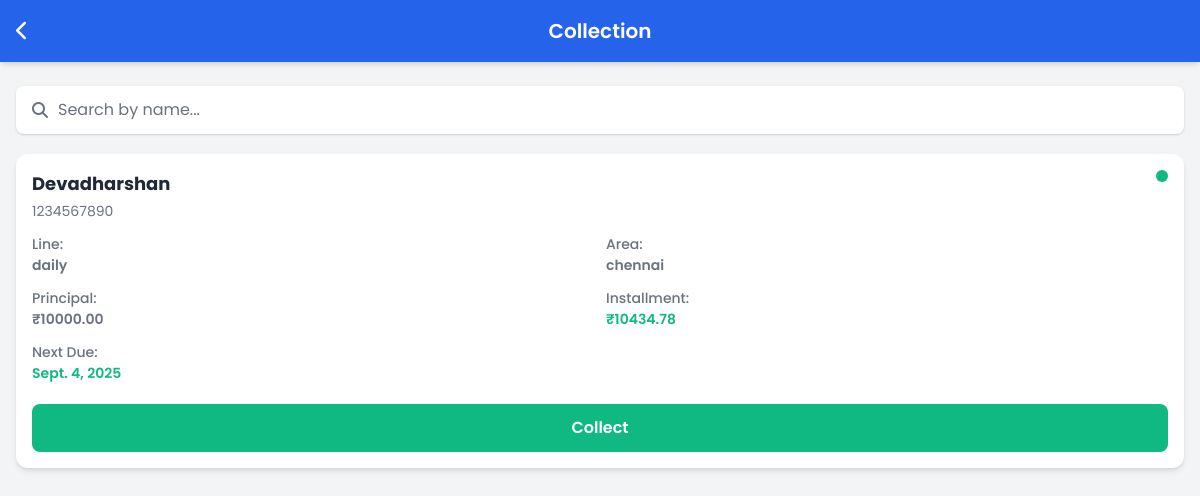
Page /collection_list/ (signed in) on the committed database.
### apis/models.py (models this page shows, shortened)
class Customer(models.Model):
    STATUS_CHOICES = [
        ('active', 'Active'),
        ('inactive', 'Inactive'),
    ]
    customer_name = models.CharField(max_length=255, blank=True, null=True)
    customer_code = models.CharField(max_length=50, unique=True, blank=True, null=True)
    mobile_number = models.CharField(max_length=15, blank=True, null=True)
    line = models.ForeignKey(Line, on_delete=models.SET_NULL, null=True, blank=True)
    area = models.ForeignKey(Area, on_delete=models.SET_NULL, null=True, blank=True)
    status = models.CharField(max_length=10, choices=STATUS_CHOICES, default='active')
    maximum_loan_amount = models.DecimalField(max_digits=10, decimal_places=2, null=True, blank=True)
    address = models.TextField(blank=True, null=True)
    created_by = models.ForeignKey(
        User, on_delete=models.SET_NULL, null=True, related_name='created_customers'
    )
    created_at = models.DateTimeField(auto_now_add=True)
    loan = models.OneToOneField('Loan', on_delete=models.SET_NULL, null=True, blank=True, related_name='customer_loan')

class Line(models.Model):
    LINE_TYPES = [
        ('Daily', 'Daily'),
        ('Weekly', 'Weekly'),
        ('Monthly', 'Monthly'),
    ]
    line_name = models.CharField(max_length=100, null=True, blank=True)
    line_type = models.CharField(max_length=20, choices=LINE_TYPES)
    interest_per_hundred = models.DecimalField(max_digits=10, decimal_places=2)
    bill_amt_per_100 = models.DecimalField(max_digits=10, decimal_places=2, null=True, blank=True)
    num_of_installments = models.PositiveIntegerField()
    bad_loan_days = models.PositiveIntegerField()
    created_by = models.ForeignKey(
        User, on_delete=models.SET_NULL, null=True, related_name='created_lines'
    )
    created_at = models.DateTimeField(default=timezone.now)
    class Meta:
        ordering = ['-created_at']

class Area(models.Model):
    name = models.CharField(max_length=255, unique=True)
    created_by = models.ForeignKey(User, on_delete=models.SET_NULL, null=True, blank=True)

class Loan(models.Model):
    line = models.ForeignKey(Line, on_delete=models.CASCADE)
    area = models.ForeignKey('Area', on_delete=models.SET_NULL, null=True, blank=True)
    principal_amount = models.DecimalField(max_digits=10, decimal_places=2)
    total_interest_amount = models.DecimalField(max_digits=10, decimal_places=2, null=True, blank=True)
    installment_amount = models.DecimalField(max_digits=10, decimal_places=2, null=True, blank=True)
    total_amount_to_pay = models.DecimalField(max_digits=10, decimal_places=2, null=True, blank=True)
    num_of_installments = models.IntegerField(null=True, blank=True)
    next_due_date = models.DateField(null=True, blank=True)
    created_by = models.ForeignKey(
        User, on_delete=models.SET_NULL, null=True, related_name='created_loans'
    )
    created_at = models.DateTimeField(auto_now_add=True)

### apis/views.py (the view)
# urls.py: path('collection_list/', views.collection_list, name='collection_list'),
def collection_list(request):
    user = request.user
    today = timezone.now().date()
    customers = Customer.objects.select_related('loan', 'line', 'area').filter(created_by=user)
    selected_date = request.GET.get("date")
    selected_line = request.GET.get("line")
    selected_area = request.GET.get("area")
    if selected_date:
        try:
            date_obj = datetime.strptime(selected_date, "%Y-%m-%d").date()
            customers = customers.filter(loan__next_due_date__lte=date_obj)
        except ValueError:
            pass
    if selected_line and selected_line != "all":
        customers = customers.filter(line_id=selected_line)
    if selected_area and selected_area != "all":
        customers = customers.filter(area_id=selected_area)
    for customer in customers:
        loan = getattr(customer, 'loan', None)
        if not loan:
            customer.adjusted_installment = 0
            customer.bad_loan_days = 0
            customer.bad_loan_amount = 0
            continue
        if loan.next_due_date:
            overdue_days = max(0, (today - loan.next_due_date).days)
        else:
            overdue_days = 0
        bad_percent_per_day = getattr(customer.line, 'bad_loan_days', 0) if customer.line else 0
        penalty_amount = loan.installment_amount * overdue_days * bad_percent_per_day / 100
        customer.adjusted_installment = round(loan.installment_amount + penalty_amount, 2)
        customer.bad_loan_days = overdue_days
        customer.bad_loan_amount = round(penalty_amount, 2)
    context = {
        "customers": customers.order_by('loan__next_due_date'),
        "selected_date": selected_date,
        "today": today,
    }
    return render(request, "core/collectionlist.html", context)

### apis/templates/core/collectionlist.html (shortened to what this page needs)
{% extends "core/base.html" %}
{% block content %}
<header class="header">
  <a href="{% url 'collection' %}" class="header-back"><i class="fas fa-chevron-left"></i></a>
  <div class="header-title">Collection</div>
</header>
<main class="main-content">
  <div class="search-bar">
    <i class="fas fa-search"></i>
    <input type="search" id="search-input" placeholder="Search by name...">
  </div>
  {% if customers %}
    <div id="customer-list">
      {% for customer in customers %}
        {% if customer.loan %}
          {% with loan=customer.loan %}
<div class="customer-card">
  <div class="customer-header">
    <div class="customer-info">
      <div class="name">{{ customer.customer_name }}</div>
      <div class="mobile">{{ customer.mobile_number }}</div>
    </div>
    <div class="status-dot
      {% if customer.bad_loan_days|default:0 > 0 %}overdue
      {% elif customer.is_collected %}collected
      {% else %}on-time{% endif %}">
    </div>
  </div>
  <div class="customer-details-grid">
    <span>Line: <strong>{{ customer.line.line_name|default:"-" }}</strong></span>
    <span>Area: <strong>{{ customer.area.name|default:"-" }}</strong></span>
    <span>Principal: <strong class="principal-amount">₹{{ customer.loan.principal_amount|floatformat:2 }}</strong></span>
    <span>Installment:
      <strong class="installment-amount {% if customer.bad_loan_days|default:0 > 0 %}overdue{% else %}on-time{% endif %}">
        ₹{{ customer.adjusted_installment|default:customer.loan.installment_amount|floatformat:2 }}
      </strong>
    </span>
    <span>Next Due:
      <strong class="next-due {% if customer.loan.next_due_date and customer.loan.next_due_date < today %}overdue{% else %}on-time{% endif %}">
        {{ customer.loan.next_due_date|default:"-" }}
      </strong>
    </span>
  </div>
  <button class="btn-collect" onclick="collectPayment('{{ customer.id }}', this)">
    {% if customer.bad_loan_days|default:0 > 0 %}Collect (Overdue){% else %}Collect{% endif %}
  </button>
</div>
          {% endwith %}
        {% endif %}
      {% endfor %}
    </div>
  {% else %}
    <p class="empty-state">No customers found for the selected filters.</p>
  {% endif %}
</main>
{% endblock %}

### apis/templates/core/base.html (shortened to what this page needs)
{% load static %}
<!DOCTYPE html>
<html lang="en">
<head>
  <link rel="stylesheet" href="https://cdnjs.cloudflare.com/ajax/libs/font-awesome/6.4.0/css/all.min.css">
  <script src="https://cdn.tailwindcss.com"></script>
</head>
<body>
  {% block content %}
  {% endblock %}
</body>
</html>

### apis/templates/core/base.html (style rules this page uses)
:root { --primary: #4f46e5; --primary-light: #6366f1; --secondary: #f9fafb; --text: #111827; --text-light: #6b7280; --border: #e5e7eb; --success: #10b981; --error: #ef4444; }
body { font-family: 'Poppins', sans-serif; background-color: #f3f4f6; color: var(--text); -webkit-tap-highlight-color: transparent; min-height: 100vh; display: flex; flex-direction: column; }

### apis/templates/core/collectionlist.html (style rules this page uses)
:root { --primary: #2563eb; --accent: #10b981; --background: #f3f4f6; --card-bg: #ffffff; --text-primary: #1f2937; --text-secondary: #6b7280; --overdue: #ef4444; --on-time: #10b981; --completed: #6b7280; --shadow: 0 4px 6px -1px rgba(0,0,0,0.1), 0 2px 4px -1px rgba(0,0,0,0.06); }
body { background-color: var(--background); }
.header { position: fixed; top:0; left:0; right:0; display:flex; align-items:center; justify-content:center; padding:16px; background-color: var(--primary); color:white; box-shadow: var(--shadow); z-index:50; }
.header-back { position:absolute; left:16px; font-size:20px; color:white; }
.header-title { font-size:20px; font-weight:600; }
.main-content { padding:16px; margin-top:70px; }
.customer-card { background-color:var(--card-bg); border-radius:12px; padding:16px; margin-bottom:16px; box-shadow: var(--shadow); display:flex; flex-direction:column; gap:12px; }
.customer-header { display:flex; justify-content:space-between; align-items:flex-start; }
.customer-info .name { font-weight:700; font-size:18px; color: var(--text-primary); }
.customer-info .mobile { font-size:14px; color: var(--text-secondary); margin-top:4px; }
.status-dot { width:12px; height:12px; border-radius:50%; background-color: var(--on-time); }
.customer-details-grid { display:grid; grid-template-columns:1fr 1fr; gap:12px; font-size:14px; color: var(--text-primary); }
.customer-details-grid span { font-weight:500; display:flex; flex-direction:column; color: var(--text-secondary); }
.customer-details-grid span strong { font-weight:600; }
.on-time { color: var(--on-time); }
.btn-collect { margin-top:8px; padding:12px; width:100%; border-radius:8px; font-weight:600; font-size:16px; background-color: var(--accent); color:white; border:none; cursor:pointer; transition: background-color 0.2s; }
.principal-amount, .next-due, .installment-amount { font-weight:600; }
.search-bar { margin-bottom: 20px; padding: 12px 16px; background-color: var(--card-bg); border-radius: 8px; box-shadow: 0 1px 3px rgba(0,0,0,0.1), 0 1px 2px rgba(0,0,0,0.06); display:flex; align-items:center; }
.search-bar i { color: var(--text-secondary); margin-right: 10px; }
.search-bar input { flex-grow:1; border:none; outline:none; font-size:16px; color: var(--text-primary); background:transparent; }
.search-bar input::placeholder { color: var(--text-secondary); }

### rows in the picture
Customer: customer_name "Devadharshan", mobile_number "1234567890", line.line_name "daily", area.name "chennai", loan.principal_amount "10000.00", adjusted_installment "10434.78", loan.next_due_date "Sept. 4, 2025"
